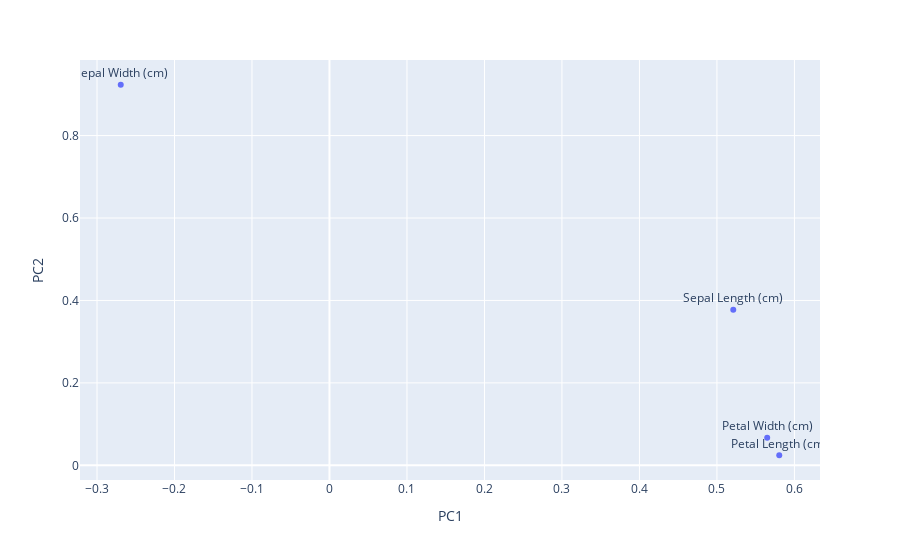

Here is the notebook cell this chart was saved with:
### Code cell
# 2D scatter plot of PCA loadings
# Similar to the heatmap below (groups are more corrolated)
fig4 = px.scatter(df_loadings, x='PC1', y='PC2', text=df_loadings.index)
fig4.update_traces(textposition='top center')
fig4.show()

### Figure 1 — Plotly figure (JSON) as saved in the notebook; plotly's stock layout.template omitted (floating-point values rounded to 4 significant figures)
{"data": [{"hovertemplate": "PC1=%{x}<br>PC2=%{y}<br>index=%{text}<extra></extra>", "legendgroup": "", "marker": {"color": "#636efa", "symbol": "circle"}, "mode": "markers+text", "name": "", "orientation": "v", "showlegend": false, "text": ["Sepal Length (cm)", "Sepal Width (cm)", "Petal Length (cm)", "Petal Width (cm)"], "textposition": "top center", "type": "scatter", "x": [0.5211, -0.2693, 0.5804, 0.5649], "xaxis": "x", "y": [0.3774, 0.9233, 0.02449, 0.06694], "yaxis": "y"}], "layout": {"legend": {"tracegroupgap": 0}, "margin": {"t": 60}, "xaxis": {"anchor": "y", "domain": [0, 1], "title": {"text": "PC1"}}, "yaxis": {"anchor": "x", "domain": [0, 1], "title": {"text": "PC2"}}}}
